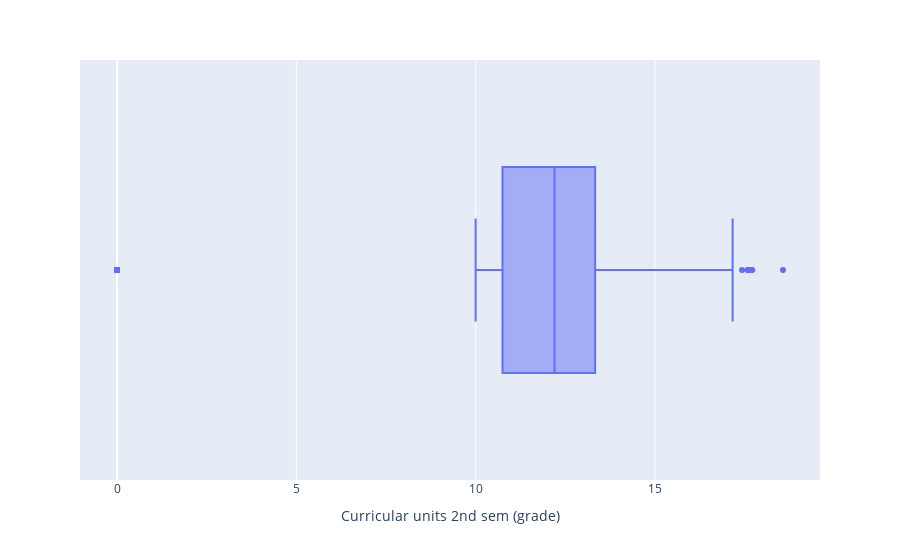

The notebook cell saved with this chart:
### Code cell
curriculum_credits_2nd_hist = px.box(df, x = "Curricular units 2nd sem (grade)")
curriculum_credits_2nd_hist.show()

### Figure 1 — Plotly figure (JSON) as saved in the notebook; plotly's stock layout.template omitted (floating-point values rounded to 4 significant figures; data arrays with more than 128 entries replaced by an {"elided": "..."} marker saying what was removed)
{"data": [{"alignmentgroup": "True", "hovertemplate": "Curricular units 2nd sem (grade)=%{x}<extra></extra>", "legendgroup": "", "marker": {"color": "#636efa"}, "name": "", "notched": false, "offsetgroup": "", "orientation": "h", "showlegend": false, "type": "box", "x": {"elided": "4424 float values"}, "x0": " ", "xaxis": "x", "y0": " ", "yaxis": "y"}], "layout": {"boxmode": "group", "legend": {"tracegroupgap": 0}, "margin": {"t": 60}, "xaxis": {"anchor": "y", "domain": [0, 1], "title": {"text": "Curricular units 2nd sem (grade)"}}, "yaxis": {"anchor": "x", "domain": [0, 1]}}}
